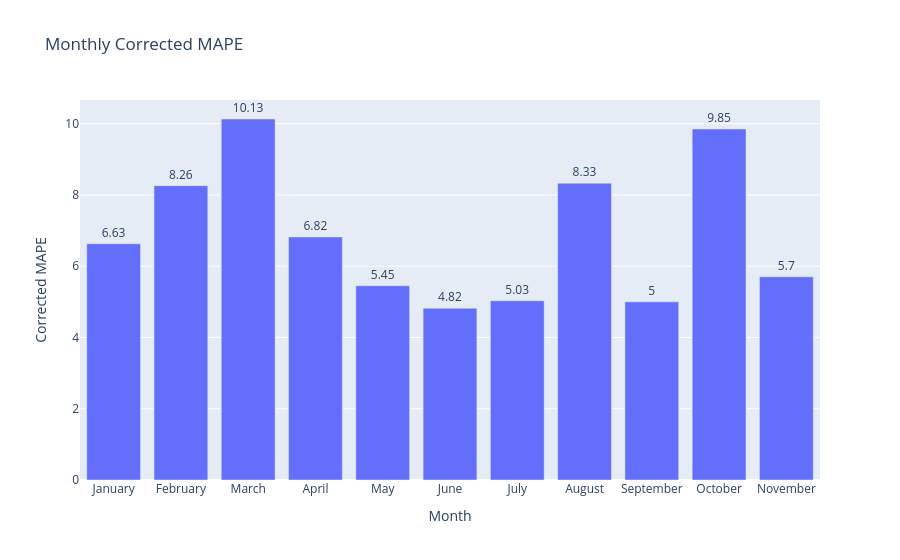

This figure's notebook cell:
### Code cell
from utils import plot_monthly_error_distribution
plot_monthly_error_distribution(error_df=error_df)

### Figure 1 — Plotly figure (JSON) as saved in the notebook; plotly's stock layout.template omitted (floating-point values rounded to 4 significant figures)
{"data": [{"name": "Corrected MAPE", "text": [6.63, 8.26, 10.13, 6.82, 5.45, 4.82, 5.03, 8.33, 5.0, 9.85, 5.7], "textposition": "outside", "type": "bar", "x": ["January", "February", "March", "April", "May", "June", "July", "August", "September", "October", "November"], "y": [6.63, 8.26, 10.13, 6.82, 5.45, 4.82, 5.03, 8.33, 5.0, 9.85, 5.7]}], "layout": {"bargap": 0.2, "title": {"text": "Monthly Corrected MAPE"}, "xaxis": {"title": {"text": "Month"}}, "yaxis": {"title": {"text": "Corrected MAPE"}}}}
